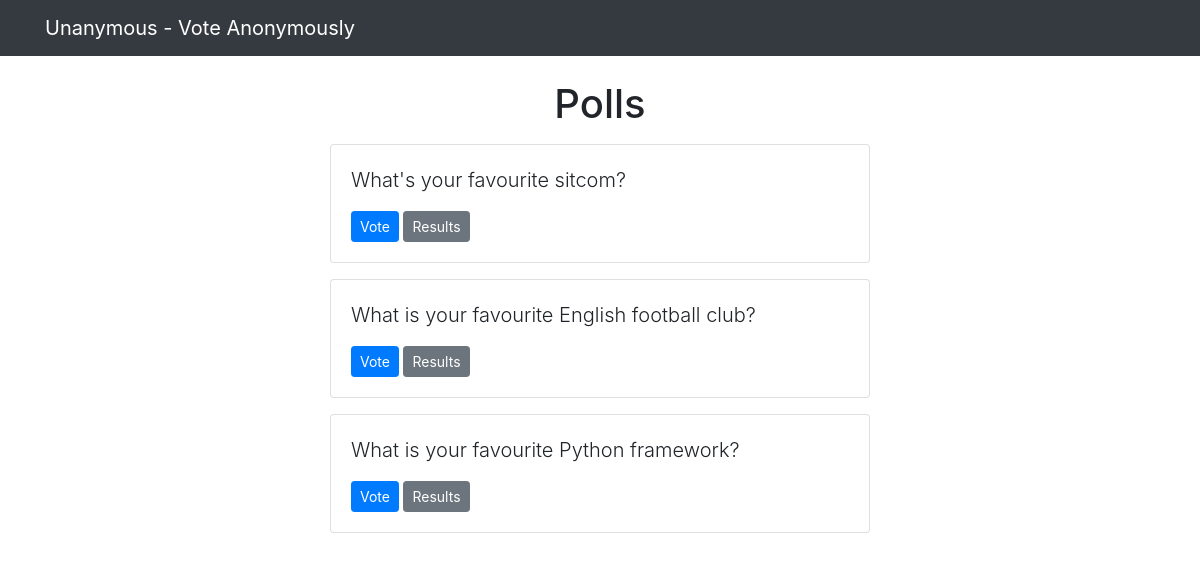
Screenshot of /polls/ with the database file from the repository.
### polls/models.py (models this page shows, shortened)
class Question(models.Model):
    question_text = models.CharField(max_length=256)
    published_on = models.DateTimeField('date published')

### polls/views.py (the view)
# urls.py: path('', views.index, name='index'),
def index(request):
    latest_question_list = Question.objects.order_by('-published_on')[:5]
    context = {'latest_question_list': latest_question_list}
    return render(request, 'polls/index.html', context)

### templates/polls/index.html
{% extends 'base.html' %} {% block content %}
<h1 class="text-center mb-3">Polls</h1>
{% if latest_question_list %} {% for question in latest_question_list %}
<div class="card mb-3">
  <div class="card-body">
    <p class="lead">{{ question.question_text }}</p>
    <a
      href="{% url 'polls:detail' question.id %}"
      class="btn btn-primary btn-sm"
      >Vote</a
    >
    <a
      href="{% url 'polls:results' question.id %}"
      class="btn btn-secondary btn-sm"
      >Results</a
    >
  </div>
</div>
{% endfor %} {% else %}
<p>No polls</p>
{% endif %} {% endblock %}

### rows the page displays
Question: question_text "What's your favourite sitcom?"
Question: question_text "What is your favourite English football club?"
Question: question_text "What is your favourite Python framework?"
